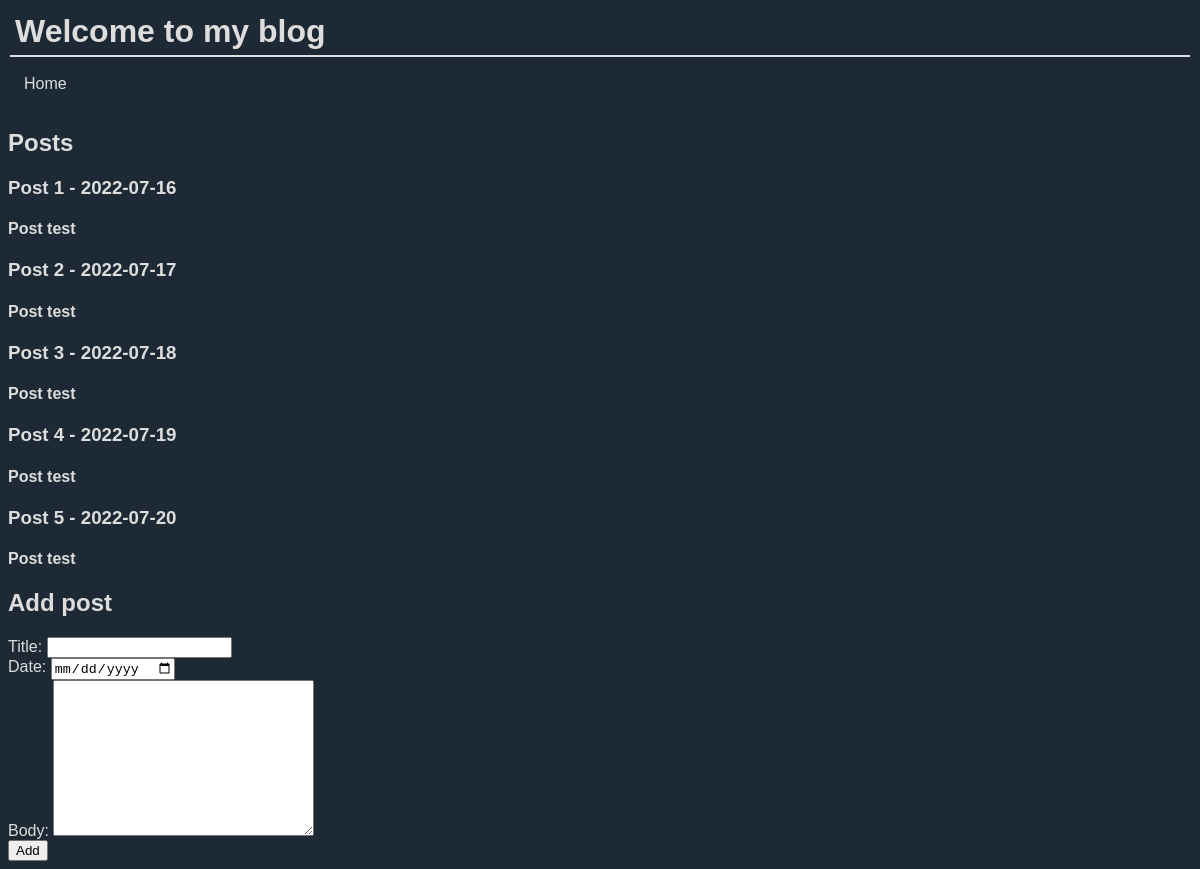
/home/, run on the app's committed database.
### tables this page shows
CREATE TABLE posts (
            id INTEGER PRIMARY KEY AUTOINCREMENT,
            sku TEXT,
            title TEXT,
            date TEXT,
            body TEXT
            );

### app.py (the view)
@app.route('/')
@app.route('/home/')
def home():
    return render_template('home.html', title='Posts page', header='Welcome to my blog', posts=blog.getPosts())

### blogs.py (called while the page is built)
    def getPosts(self, count = 5):
        sql = 'SELECT title, date, body FROM posts ORDER BY date LIMIT ?;'
        posts = self.getDataFromBase(sql, count)
        return posts

    def getDataFromBase(self, sql, data):
        self.cursor.execute(sql, [data])
        posts = [Post(title, date, body) for title, date, body in self.cursor]
        return posts

### model/post.py (called while the page is built)
    def geTitle(self):
        title = self.post['title']
        return title

    def getDate(self):
        date = self.post['date']
        return date

    def getBody(self):
        body = self.post['body']
        return body

### templates/home.html (shortened to what this page needs)
<!DOCTYPE html>
<html lang="en">
    <head>
        <link rel="stylesheet" href="{{url_for('static', filename='css/style.css')}}">
    </head>
    <body>
        <h1>{{header}}</h1>
        <div>
            <ul class="header">
                <li>
                    <a href="{{url_for('home')}}">Home</a></li>
            </ul>
        </div>
        <h2>Posts</h2>
        {% for item in posts %}
            <div class="posts-item">
                <h3>{{item.geTitle()}} - {{item.getDate()}}</h3>
                <h4>{{item.getBody()}}</h4>
            </div>
        {% endfor %}
        <h2>Add post</h2>
        <form action="/posts/" method="POST">
            Title: <input type="text" name="title" /><br/>
            Date: <input type="date" name="date" /><br/>
            Body: <textarea name="body" rows="10" cols="30"></textarea><br/>
            <input type="submit" value="Add" />
        </form>
    </body>
</html>

### static/css/style.css (style rules this page uses)
body { background-color: #1d2a35; font-family: Verdana, Geneva, Tahoma, sans-serif; color: #ddd; }
.header { list-style-type: none; margin: 0; padding: 0; overflow: hidden; }
.header li { float: left; }
.header a { display: block; color: #ddd; text-align: center; padding: 16px; text-decoration: none; }
h1 { border-bottom: 2px #ddd solid; color: #ddd; text-align: left; padding: 5px; margin: 2px; }

### data on the page
posts: geTitle "Post 1", getDate "2022-07-16", getBody "Post test"
posts: geTitle "Post 2", getDate "2022-07-17", getBody "Post test"
posts: geTitle "Post 3", getDate "2022-07-18", getBody "Post test"
posts: geTitle "Post 4", getDate "2022-07-19", getBody "Post test"
posts: geTitle "Post 5", getDate "2022-07-20", getBody "Post test"

### other printed values
{{ header }} "Welcome to my blog"
